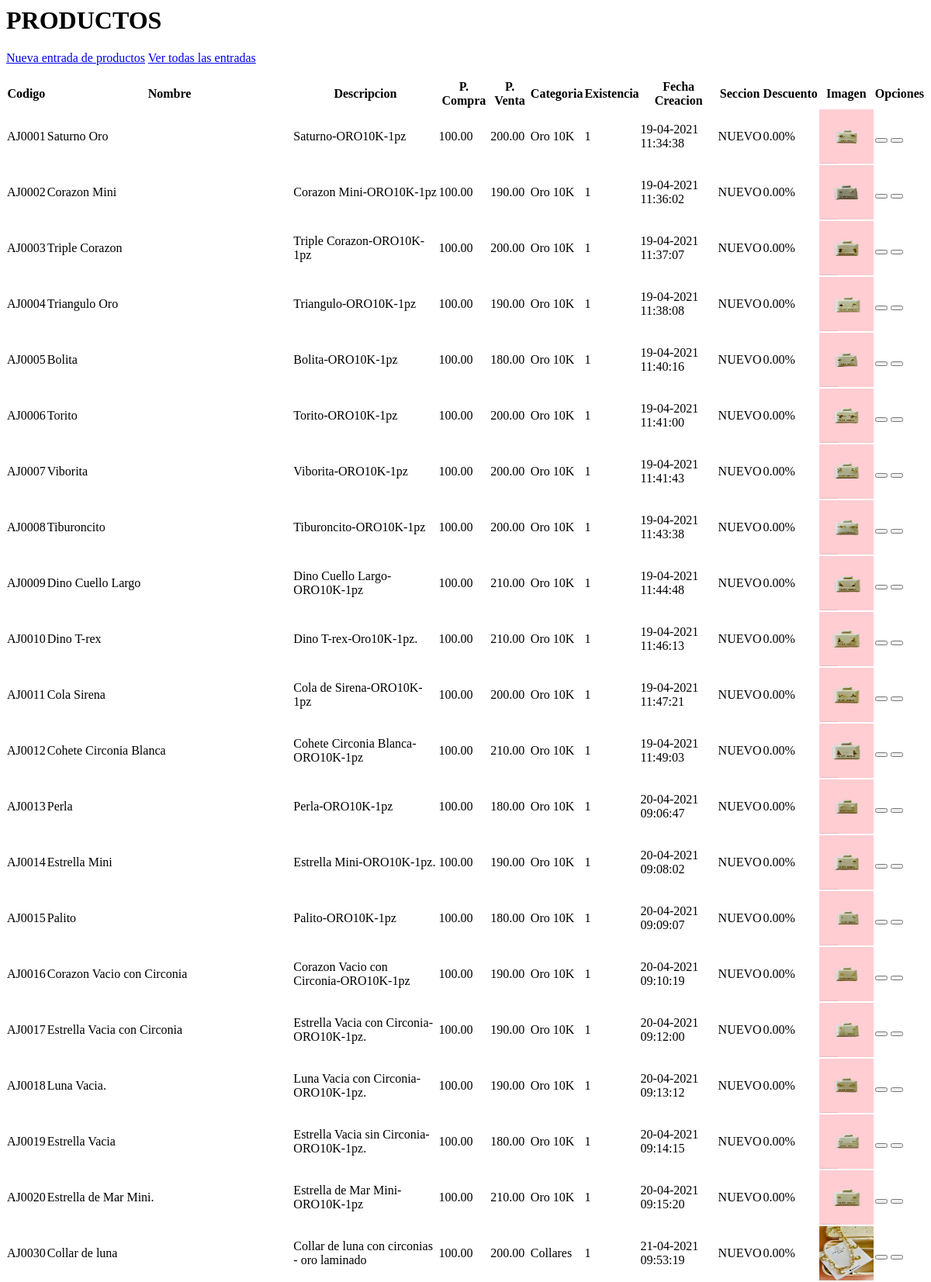
Page /vistas/inventario.php (upper part) on the committed database.
### tables this page shows
CREATE TABLE `producto` (
  `id_producto` int(10) NOT NULL COMMENT 'Id de Usuario',
  `codigo` varchar(40) NOT NULL,
  `nombre` varchar(100) NOT NULL COMMENT 'Id tipo de usuario',
  `descripcion_prod` text NOT NULL COMMENT 'Nombre',
  `id_categoria` int(30) NOT NULL COMMENT 'Apellido',
  `precio_compra` decimal(20,2) NOT NULL COMMENT 'Correo',
  `precio_venta` decimal(20,2) NOT NULL COMMENT 'Contraseña',
  `existencia` int(55) NOT NULL COMMENT 'Existencia del Producto',
  `fecha_creacion` varchar(20) NOT NULL COMMENT 'Fecha',
  `imagen` text COMMENT 'Id direccion',
  `seccion` varchar(40) NOT NULL,
  `descuento` decimal(30,2) NOT NULL,
  `id_set` int(11) NOT NULL
);

CREATE TABLE `categoria_prod` (
  `id_categoria` int(10) NOT NULL COMMENT 'Id de categoria',
  `descripcion` varchar(100) NOT NULL COMMENT 'Descripcion',
  `nombre_categoria` varchar(30) NOT NULL COMMENT 'Nombre categoria'
);

### config/consulSQL.php (called while the page is built, shortened)
<?php
class ejecutarSQL {
    public static function conectar(){
        if(!$con=  mysqli_connect("localhost","ewor3492_admon_amalur","amalur2021","ewor3492_admon_amalur")){
            die("Error en el servidor, verifique sus datos ".mysqli_error());
        }
        mysqli_set_charset($con,'utf8');
        return $con;
    }
    public static function consultar($query) {
        if (!$consul = mysqli_query(ejecutarSQL::conectar(),$query)) {
            die(mysqli_error().'Error en la consulta SQL ejecutada '.mysqli_error());
        }
        return $consul;
    }
}

### vistas/inventario.php (the view, shortened to what this page needs)
<link href="vendor/bootstrap-datepicker/bootstrap-datepicker3.standalone.min.css" rel="stylesheet" media="screen">
    <link href="vendor/bootstrap-timepicker/bootstrap-timepicker.min.css" rel="stylesheet" media="screen">
        <div class="container-fluid">
          <h1 class="h3 mb-2 text-gray-800">PRODUCTOS</h1>
          <div class="card shadow mb-4">
           <div class="card-header py-3 form-inline">
             <div class="col-md-8 d-none d-sm-none d-md-block">
              <div class="dropdown-menu animated--fade-in" aria-labelledby="dropdownMenuButton">
                      <a class="dropdown-item" href="#" data-toggle="modal" data-target="#modal_agregar_entradas">Nueva entrada de productos</a>
                      <a class="dropdown-item" href="home.php?modulo=entradas_producto">Ver todas las entradas</a>
                    </div>
                                   <a class="btn btn-info float-right dropdown-toggle" id="dropdownMenuButton" data-toggle="dropdown" style="color: white;margin: 1%"><i class="fa fa-truck"></i>  Entradas de productos</a>
              <a class="btn btn-primary float-right" data-toggle="modal" data-target="#modal_agregar_set" style="color: white;margin: 1%"><i class="fa fa-plus"></i>Agregar Sets</a>
              <a class="btn btn-success float-right" data-toggle="modal" data-target="#modal_agregar_producto" style="color: white;margin: 1%"><i class="fa fa-plus"></i>  Nuevo producto</a>
              </div>
            </div>
            <div class="card-body">
              <div class="table-responsive" id="tabla_productos">
                <table class="table table-bordered text-center" id="dataTable" width="100%" cellspacing="0">
                  <thead>
                    <tr>
                      <th>Codigo</th>
                      <th>Nombre</th>
                      <th>Descripcion</th>
                      <th>P. Compra</th>
                      <th>P. Venta</th>
                      <th>Categoria</th>
                      <th>Existencia</th>
                      <th>Fecha Creacion</th>
                      <th>Seccion</th>
                      <th>Descuento</th>
                      <th>Imagen</th>
                      <th>Opciones</th>
                    </tr>
                  </thead>
                  <tbody>
                 <?php
                 $consul_productos=  ejecutarSQL::consultar("SELECT * FROM producto inner join categoria_prod on producto.id_categoria=categoria_prod.id_categoria");
                 while ($productos=mysqli_fetch_array($consul_productos)){
                     $imagen=explode(',',$productos['imagen']);
                 echo "<tr>
                      <td>".$productos['codigo']."</td>
                      <td>".$productos['nombre']."</td>
                      <td>".$productos['descripcion_prod']."</td>
                     <td>".$productos['precio_compra']."</td>
                     <td>".$productos['precio_venta']."</td>
                      <td>".$productos['nombre_categoria']."</td>
                      <td>".$productos['existencia']."</td>
                      <td>".$productos['fecha_creacion']."</td>
                      <td>".$productos['seccion']."</td>
                      <td>".$productos['descuento']."% </td>
                       <td><img src='img/img_productos/".$productos['codigo']."/".$imagen[0]."' width='70' height='70'></td>";
                      echo "<td>";?>
                      <button class='btn btn-sm btn-warning' onclick="editar_producto(<?php echo $productos['id_producto'];?>);"><span class='fa fa-edit'></span></button>
                      <?php
                      echo "<button class='btn btn-sm btn-danger' onclick='eliminar_producto(".$productos['id_producto'].");'><span class='fa fa-times'></span></button>
                      </td>";                    echo "</tr>";
                 }
                 ?>
                  </tbody>
                </table>
              </div>
            </div>
          </div>
        </div>

### rows in the picture
producto: codigo "AJ0001", nombre "Saturno Oro", descripcion_prod "Saturno-ORO10K-1pz", precio_compra "100.00", precio_venta "200.00", id_categoria.nombre_categoria "Oro 10K", existencia "1", fecha_creacion "19-04-2021 11:34:38", seccion "NUEVO", descuento "0.00", codigo+imagen (picture)
producto: codigo "AJ0002", nombre "Corazon Mini", descripcion_prod "Corazon Mini-ORO10K-1pz", precio_compra "100.00", precio_venta "190.00", id_categoria.nombre_categoria "Oro 10K", existencia "1", fecha_creacion "19-04-2021 11:36:02", seccion "NUEVO", descuento "0.00", codigo+imagen (picture)
producto: codigo "AJ0003", nombre "Triple Corazon", descripcion_prod "Triple Corazon-ORO10K-1pz", precio_compra "100.00", precio_venta "200.00", id_categoria.nombre_categoria "Oro 10K", existencia "1", fecha_creacion "19-04-2021 11:37:07", seccion "NUEVO", descuento "0.00", codigo+imagen (picture)
producto: codigo "AJ0004", nombre "Triangulo Oro", descripcion_prod "Triangulo-ORO10K-1pz", precio_compra "100.00", precio_venta "190.00", id_categoria.nombre_categoria "Oro 10K", existencia "1", fecha_creacion "19-04-2021 11:38:08", seccion "NUEVO", descuento "0.00", codigo+imagen (picture)
producto: codigo "AJ0005", nombre "Bolita", descripcion_prod "Bolita-ORO10K-1pz", precio_compra "100.00", precio_venta "180.00", id_categoria.nombre_categoria "Oro 10K", existencia "1", fecha_creacion "19-04-2021 11:40:16", seccion "NUEVO", descuento "0.00", codigo+imagen (picture)
producto: codigo "AJ0006", nombre "Torito", descripcion_prod "Torito-ORO10K-1pz", precio_compra "100.00", precio_venta "200.00", id_categoria.nombre_categoria "Oro 10K", existencia "1", fecha_creacion "19-04-2021 11:41:00", seccion "NUEVO", descuento "0.00", codigo+imagen (picture)
producto: codigo "AJ0007", nombre "Viborita", descripcion_prod "Viborita-ORO10K-1pz", precio_compra "100.00", precio_venta "200.00", id_categoria.nombre_categoria "Oro 10K", existencia "1", fecha_creacion "19-04-2021 11:41:43", seccion "NUEVO", descuento "0.00", codigo+imagen (picture)
producto: codigo "AJ0008", nombre "Tiburoncito", descripcion_prod "Tiburoncito-ORO10K-1pz", precio_compra "100.00", precio_venta "200.00", id_categoria.nombre_categoria "Oro 10K", existencia "1", fecha_creacion "19-04-2021 11:43:38", seccion "NUEVO", descuento "0.00", codigo+imagen (picture)
producto: codigo "AJ0009", nombre "Dino Cuello Largo", descripcion_prod "Dino Cuello Largo-ORO10K-1pz", precio_compra "100.00", precio_venta "210.00", id_categoria.nombre_categoria "Oro 10K", existencia "1", fecha_creacion "19-04-2021 11:44:48", seccion "NUEVO", descuento "0.00", codigo+imagen (picture)
producto: codigo "AJ0010", nombre "Dino T-rex", descripcion_prod "Dino T-rex-Oro10K-1pz.", precio_compra "100.00", precio_venta "210.00", id_categoria.nombre_categoria "Oro 10K", existencia "1", fecha_creacion "19-04-2021 11:46:13", seccion "NUEVO", descuento "0.00", codigo+imagen (picture)
producto: codigo "AJ0011", nombre "Cola Sirena", descripcion_prod "Cola de Sirena-ORO10K-1pz", precio_compra "100.00", precio_venta "200.00", id_categoria.nombre_categoria "Oro 10K", existencia "1", fecha_creacion "19-04-2021 11:47:21", seccion "NUEVO", descuento "0.00", codigo+imagen (picture)
producto: codigo "AJ0012", nombre "Cohete Circonia Blanca", descripcion_prod "Cohete Circonia Blanca-ORO10K-1pz", precio_compra "100.00", precio_venta "210.00", id_categoria.nombre_categoria "Oro 10K", existencia "1", fecha_creacion "19-04-2021 11:49:03", seccion "NUEVO", descuento "0.00", codigo+imagen (picture)
producto: codigo "AJ0013", nombre "Perla", descripcion_prod "Perla-ORO10K-1pz", precio_compra "100.00", precio_venta "180.00", id_categoria.nombre_categoria "Oro 10K", existencia "1", fecha_creacion "20-04-2021 09:06:47", seccion "NUEVO", descuento "0.00", codigo+imagen (picture)
producto: codigo "AJ0014", nombre "Estrella Mini", descripcion_prod "Estrella Mini-ORO10K-1pz.", precio_compra "100.00", precio_venta "190.00", id_categoria.nombre_categoria "Oro 10K", existencia "1", fecha_creacion "20-04-2021 09:08:02", seccion "NUEVO", descuento "0.00", codigo+imagen (picture)
producto: codigo "AJ0015", nombre "Palito", descripcion_prod "Palito-ORO10K-1pz", precio_compra "100.00", precio_venta "180.00", id_categoria.nombre_categoria "Oro 10K", existencia "1", fecha_creacion "20-04-2021 09:09:07", seccion "NUEVO", descuento "0.00", codigo+imagen (picture)
producto: codigo "AJ0016", nombre "Corazon Vacio con Circonia", descripcion_prod "Corazon Vacio con Circonia-ORO10K-1pz", precio_compra "100.00", precio_venta "190.00", id_categoria.nombre_categoria "Oro 10K", existencia "1", fecha_creacion "20-04-2021 09:10:19", seccion "NUEVO", descuento "0.00", codigo+imagen (picture)
producto: codigo "AJ0017", nombre "Estrella Vacia con Circonia", descripcion_prod "Estrella Vacia con Circonia-ORO10K-1pz.", precio_compra "100.00", precio_venta "190.00", id_categoria.nombre_categoria "Oro 10K", existencia "1", fecha_creacion "20-04-2021 09:12:00", seccion "NUEVO", descuento "0.00", codigo+imagen (picture)
producto: codigo "AJ0018", nombre "Luna Vacia.", descripcion_prod "Luna Vacia con Circonia-ORO10K-1pz.", precio_compra "100.00", precio_venta "190.00", id_categoria.nombre_categoria "Oro 10K", existencia "1", fecha_creacion "20-04-2021 09:13:12", seccion "NUEVO", descuento "0.00", codigo+imagen (picture)
producto: codigo "AJ0019", nombre "Estrella Vacia", descripcion_prod "Estrella Vacia sin Circonia-ORO10K-1pz.", precio_compra "100.00", precio_venta "180.00", id_categoria.nombre_categoria "Oro 10K", existencia "1", fecha_creacion "20-04-2021 09:14:15", seccion "NUEVO", descuento "0.00", codigo+imagen (picture)
producto: codigo "AJ0020", nombre "Estrella de Mar Mini.", descripcion_prod "Estrella de Mar Mini-ORO10K-1pz", precio_compra "100.00", precio_venta "210.00", id_categoria.nombre_categoria "Oro 10K", existencia "1", fecha_creacion "20-04-2021 09:15:20", seccion "NUEVO", descuento "0.00", codigo+imagen (picture)
producto: codigo "AJ0030", nombre "Collar de luna", descripcion_prod "Collar de luna con circonias - oro laminado", precio_compra "100.00", precio_venta "200.00", id_categoria.nombre_categoria "Collares", existencia "1", fecha_creacion "21-04-2021 09:53:19", seccion "NUEVO", descuento "0.00", codigo (picture)
